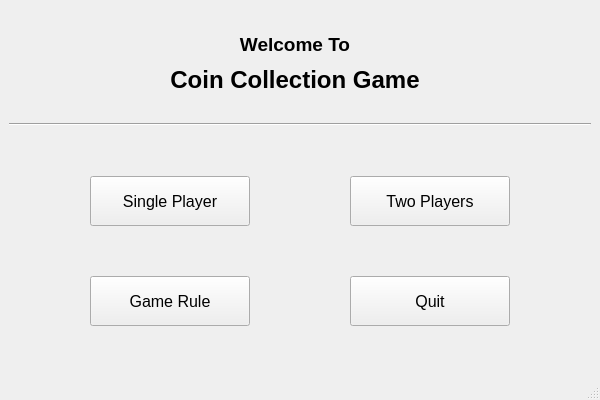
<?xml version="1.0" encoding="UTF-8"?>
<ui version="4.0">
 <class>MenuWindow</class>
 <widget class="QMainWindow" name="MenuWindow">
  <property name="geometry">
   <rect>
    <x>0</x>
    <y>0</y>
    <width>600</width>
    <height>400</height>
   </rect>
  </property>
  <property name="windowTitle">
   <string>Coin Collection Game</string>
  </property>
  <widget class="QWidget" name="centralwidget">
   <property name="sizePolicy">
    <sizepolicy hsizetype="Expanding" vsizetype="Expanding">
     <horstretch>0</horstretch>
     <verstretch>0</verstretch>
    </sizepolicy>
   </property>
   <layout class="QVBoxLayout" name="verticalLayout_2">
    <item>
     <spacer name="topSpacer_1">
      <property name="orientation">
       <enum>Qt::Vertical</enum>
      </property>
      <property name="sizeHint" stdset="0">
       <size>
        <width>20</width>
        <height>7</height>
       </size>
      </property>
     </spacer>
    </item>
    <item>
     <layout class="QHBoxLayout" name="horizontalLayout">
      <item>
       <spacer name="horizontalSpacer_1">
        <property name="orientation">
         <enum>Qt::Horizontal</enum>
        </property>
        <property name="sizeHint" stdset="0">
         <size>
          <width>178</width>
          <height>20</height>
         </size>
        </property>
       </spacer>
      </item>
      <item>
       <layout class="QVBoxLayout" name="verticalLayout">
        <property name="spacing">
         <number>10</number>
        </property>
        <item>
         <widget class="QLabel" name="WelcomeTitle">
          <property name="sizePolicy">
           <sizepolicy hsizetype="Expanding" vsizetype="Expanding">
            <horstretch>0</horstretch>
            <verstretch>0</verstretch>
           </sizepolicy>
          </property>
          <property name="font">
           <font>
            <pointsize>14</pointsize>
            <weight>75</weight>
            <bold>true</bold>
           </font>
          </property>
          <property name="text">
           <string>Welcome To</string>
          </property>
          <property name="alignment">
           <set>Qt::AlignCenter</set>
          </property>
         </widget>
        </item>
        <item>
         <widget class="QLabel" name="GameTitle">
          <property name="font">
           <font>
            <pointsize>18</pointsize>
            <weight>75</weight>
            <bold>true</bold>
           </font>
          </property>
          <property name="text">
           <string>Coin Collection Game</string>
          </property>
          <property name="alignment">
           <set>Qt::AlignCenter</set>
          </property>
         </widget>
        </item>
       </layout>
      </item>
      <item>
       <spacer name="horizontalSpacer_2">
        <property name="orientation">
         <enum>Qt::Horizontal</enum>
        </property>
        <property name="sizeHint" stdset="0">
         <size>
          <width>188</width>
          <height>20</height>
         </size>
        </property>
       </spacer>
      </item>
     </layout>
    </item>
    <item>
     <spacer name="topSpacer_2">
      <property name="orientation">
       <enum>Qt::Vertical</enum>
      </property>
      <property name="sizeHint" stdset="0">
       <size>
        <width>20</width>
        <height>7</height>
       </size>
      </property>
     </spacer>
    </item>
    <item>
     <widget class="Line" name="line">
      <property name="orientation">
       <enum>Qt::Horizontal</enum>
      </property>
     </widget>
    </item>
    <item>
     <spacer name="topSpacer_3">
      <property name="orientation">
       <enum>Qt::Vertical</enum>
      </property>
      <property name="sizeHint" stdset="0">
       <size>
        <width>20</width>
        <height>7</height>
       </size>
      </property>
     </spacer>
    </item>
    <item>
     <layout class="QHBoxLayout" name="horizontalLayout_2">
      <item>
       <spacer name="horizontalSpacer_3">
        <property name="orientation">
         <enum>Qt::Horizontal</enum>
        </property>
        <property name="sizeHint" stdset="0">
         <size>
          <width>28</width>
          <height>20</height>
         </size>
        </property>
       </spacer>
      </item>
      <item>
       <layout class="QGridLayout" name="gridLayout_2">
        <property name="horizontalSpacing">
         <number>100</number>
        </property>
        <property name="verticalSpacing">
         <number>50</number>
        </property>
        <property name="margin">
         <number>20</number>
        </property>
        <item row="0" column="0">
         <widget class="QPushButton" name="singlePlayerButton">
          <property name="sizePolicy">
           <sizepolicy hsizetype="Preferred" vsizetype="Preferred">
            <horstretch>0</horstretch>
            <verstretch>0</verstretch>
           </sizepolicy>
          </property>
          <property name="minimumSize">
           <size>
            <width>160</width>
            <height>50</height>
           </size>
          </property>
          <property name="font">
           <font>
            <pointsize>12</pointsize>
           </font>
          </property>
          <property name="text">
           <string>Single Player</string>
          </property>
         </widget>
        </item>
        <item row="0" column="1">
         <widget class="QPushButton" name="twoPlayersButton">
          <property name="minimumSize">
           <size>
            <width>160</width>
            <height>50</height>
           </size>
          </property>
          <property name="font">
           <font>
            <pointsize>12</pointsize>
           </font>
          </property>
          <property name="text">
           <string>Two Players</string>
          </property>
         </widget>
        </item>
        <item row="1" column="0">
         <widget class="QPushButton" name="ruleButton">
          <property name="minimumSize">
           <size>
            <width>160</width>
            <height>50</height>
           </size>
          </property>
          <property name="font">
           <font>
            <pointsize>12</pointsize>
           </font>
          </property>
          <property name="text">
           <string>Game Rule</string>
          </property>
         </widget>
        </item>
        <item row="1" column="1">
         <widget class="QPushButton" name="exitButton">
          <property name="minimumSize">
           <size>
            <width>160</width>
            <height>50</height>
           </size>
          </property>
          <property name="font">
           <font>
            <pointsize>12</pointsize>
           </font>
          </property>
          <property name="text">
           <string>Quit</string>
          </property>
         </widget>
        </item>
       </layout>
      </item>
      <item>
       <spacer name="horizontalSpacer_4">
        <property name="orientation">
         <enum>Qt::Horizontal</enum>
        </property>
        <property name="sizeHint" stdset="0">
         <size>
          <width>28</width>
          <height>20</height>
         </size>
        </property>
       </spacer>
      </item>
     </layout>
    </item>
    <item>
     <spacer name="topSpacer_4">
      <property name="orientation">
       <enum>Qt::Vertical</enum>
      </property>
      <property name="sizeHint" stdset="0">
       <size>
        <width>20</width>
        <height>7</height>
       </size>
      </property>
     </spacer>
    </item>
   </layout>
  </widget>
  <widget class="QStatusBar" name="statusbar"/>
 </widget>
 <resources/>
 <connections>
  <connection>
   <sender>singlePlayerButton</sender>
   <signal>clicked()</signal>
   <receiver>MenuWindow</receiver>
   <slot>toSingleMode()</slot>
   <hints>
    <hint type="sourcelabel">
     <x>114</x>
     <y>208</y>
    </hint>
    <hint type="destinationlabel">
     <x>37</x>
     <y>262</y>
    </hint>
   </hints>
  </connection>
  <connection>
   <sender>twoPlayersButton</sender>
   <signal>clicked()</signal>
   <receiver>MenuWindow</receiver>
   <slot>toTwoMode()</slot>
   <hints>
    <hint type="sourcelabel">
     <x>422</x>
     <y>220</y>
    </hint>
    <hint type="destinationlabel">
     <x>307</x>
     <y>257</y>
    </hint>
   </hints>
  </connection>
  <connection>
   <sender>ruleButton</sender>
   <signal>clicked()</signal>
   <receiver>MenuWindow</receiver>
   <slot>showRule()</slot>
   <hints>
    <hint type="sourcelabel">
     <x>134</x>
     <y>304</y>
    </hint>
    <hint type="destinationlabel">
     <x>36</x>
     <y>328</y>
    </hint>
   </hints>
  </connection>
  <connection>
   <sender>exitButton</sender>
   <signal>clicked()</signal>
   <receiver>MenuWindow</receiver>
   <slot>toQuit()</slot>
   <hints>
    <hint type="sourcelabel">
     <x>431</x>
     <y>314</y>
    </hint>
    <hint type="destinationlabel">
     <x>310</x>
     <y>321</y>
    </hint>
   </hints>
  </connection>
 </connections>
 <slots>
  <slot>toSingleMode()</slot>
  <slot>toTwoMode()</slot>
  <slot>showRule()</slot>
  <slot>toQuit()</slot>
 </slots>
</ui>
